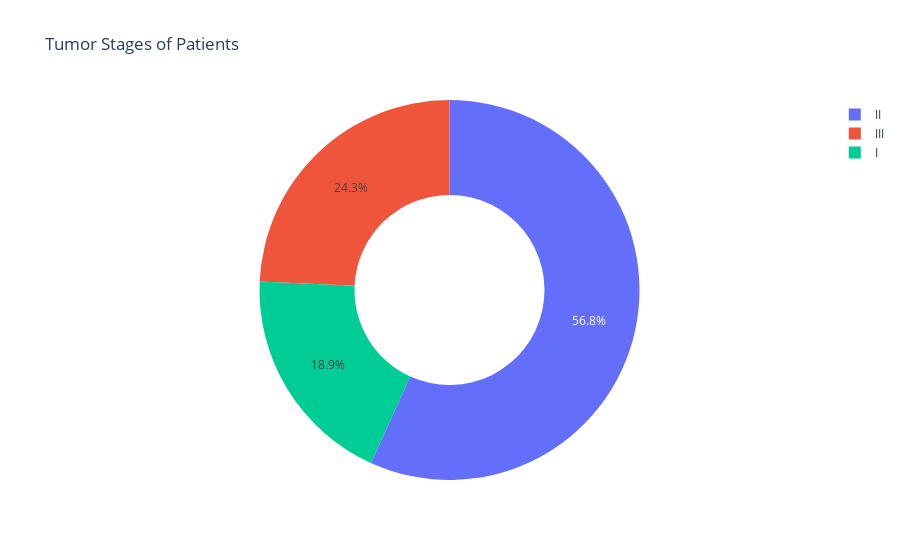

The cell this chart's notebook holds for it:
### Code cell
# Tumor stage of patients 

stage = data["Tumour_Stage"].value_counts()
transactions = stage.index
quantity = stage.values

figure = px.pie(data,
                values = quantity,
                names = transactions,
                hole = 0.5,
                title = "Tumor Stages of Patients")

figure.show()

### Figure 1 — Plotly figure (JSON) as saved in the notebook; plotly's stock layout.template omitted (floating-point values rounded to 4 significant figures)
{"data": [{"domain": {"x": [0, 1], "y": [0, 1]}, "hole": 0.5, "hovertemplate": "label=%{label}<br>value=%{value}<extra></extra>", "labels": ["II", "III", "I"], "legendgroup": "", "name": "", "showlegend": true, "type": "pie", "values": [180, 77, 60]}], "layout": {"autosize": true, "legend": {"tracegroupgap": 0}, "title": {"text": "Tumor Stages of Patients"}}}
